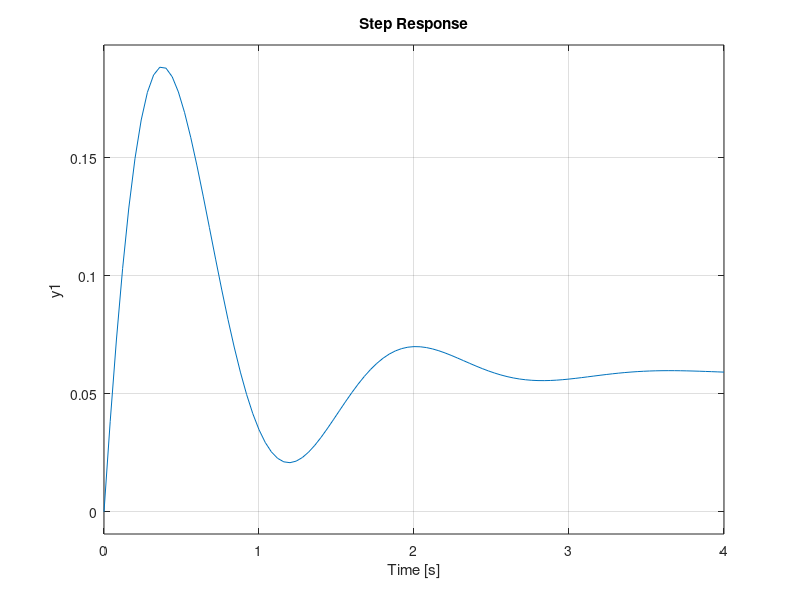

MATLAB code to generate this figure: (Note: this script raises an error after producing the figure.)
clc
close all
clear all
n1=[0 0 1];
d1=[1 2 16];
gs=tf(n1,d1);
for z=1:5
    n2=[1 z];
    d2=[0 1];
    ds=tf(n2,d2);
    Gs=gs*ds;
    Gs_CL=feedback(Gs,1);
    step(Gs_CL)
    hold on
    S=stepinfo(Gs_CL);
    TR(z)=S.RiseTime;
    ST(z)=S.SettlingTime;
    OS(z)=S.Overshoot;
    
    %axis([0,5,0,0.4])
    %figure
end
    z=1:5
    k=-z
    figure()
    subplot(311)
    plot(k,TR(z))
    xlabel('-z')
    ylabel('RT')
    subplot(312)
    plot(k,ST(z))
    subplot(313)
    plot(k,OS(z))
    
